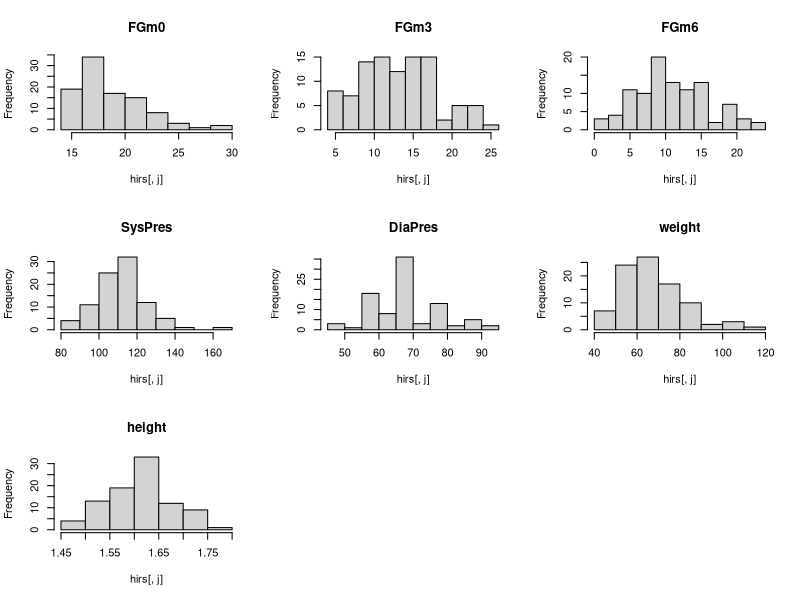
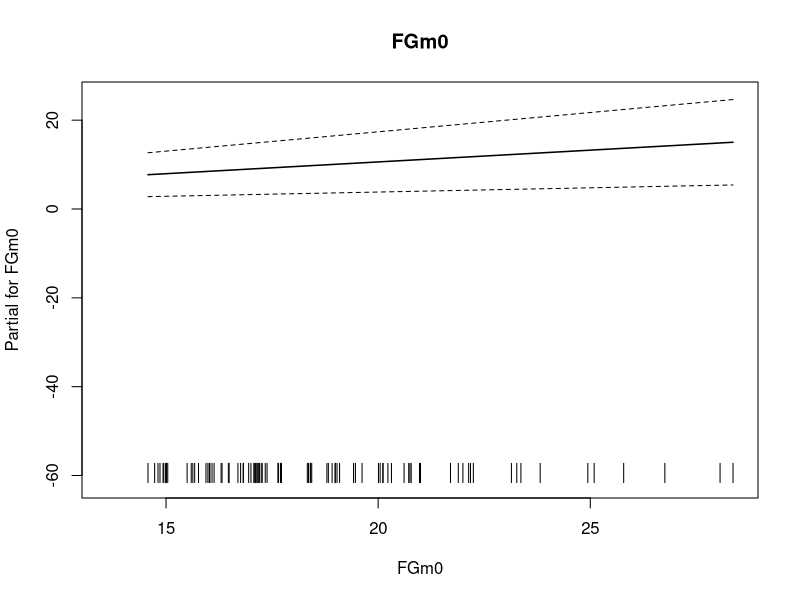
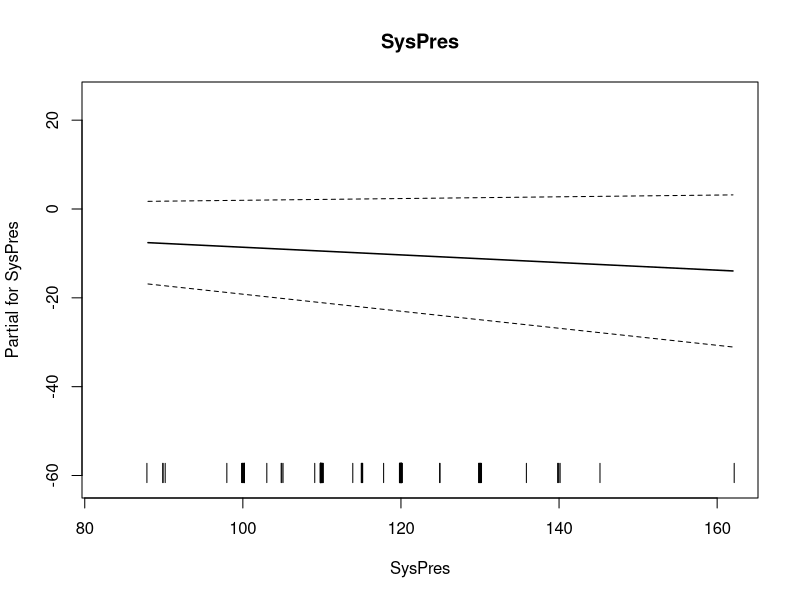
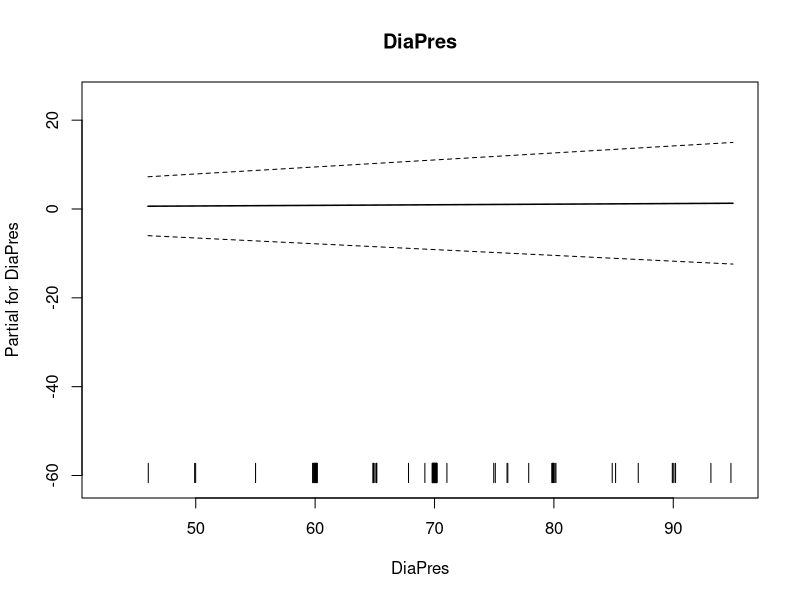
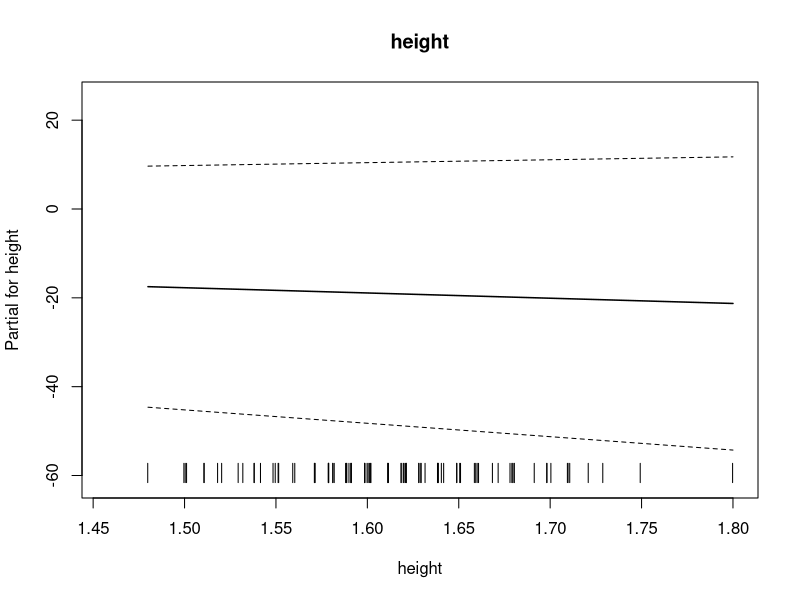
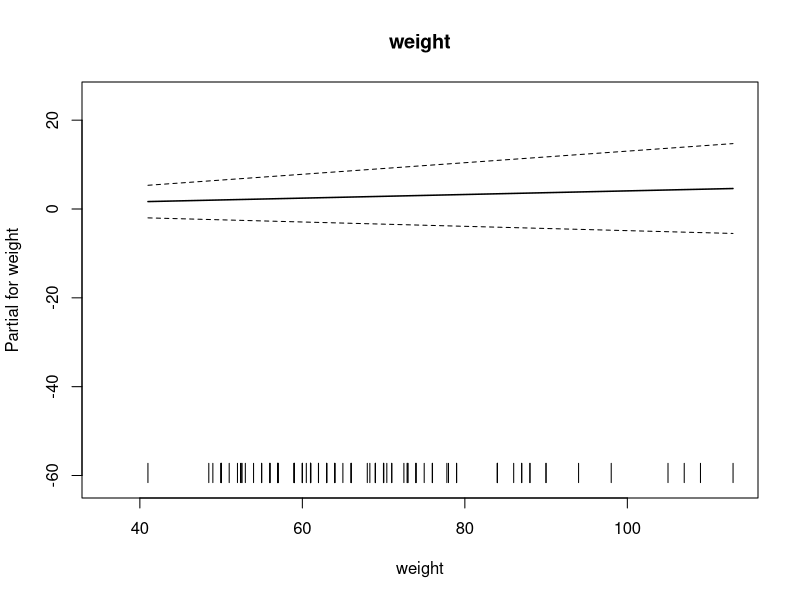
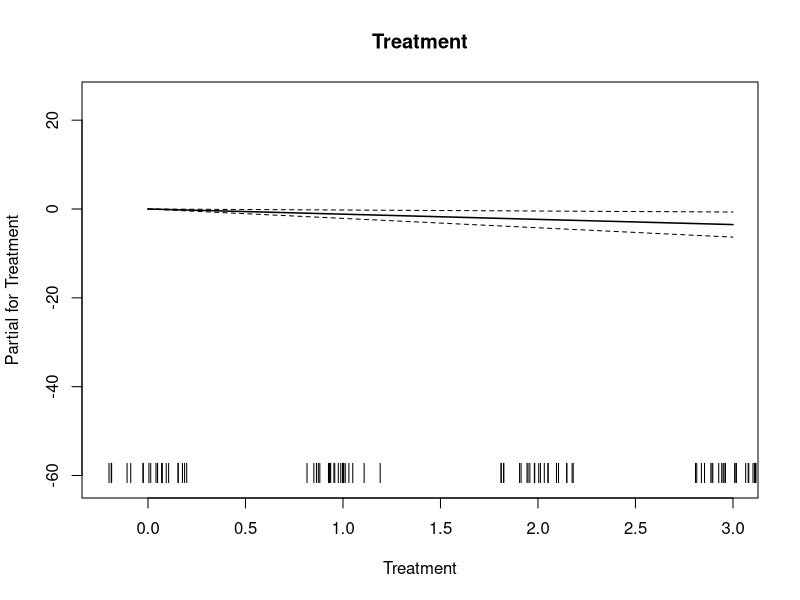
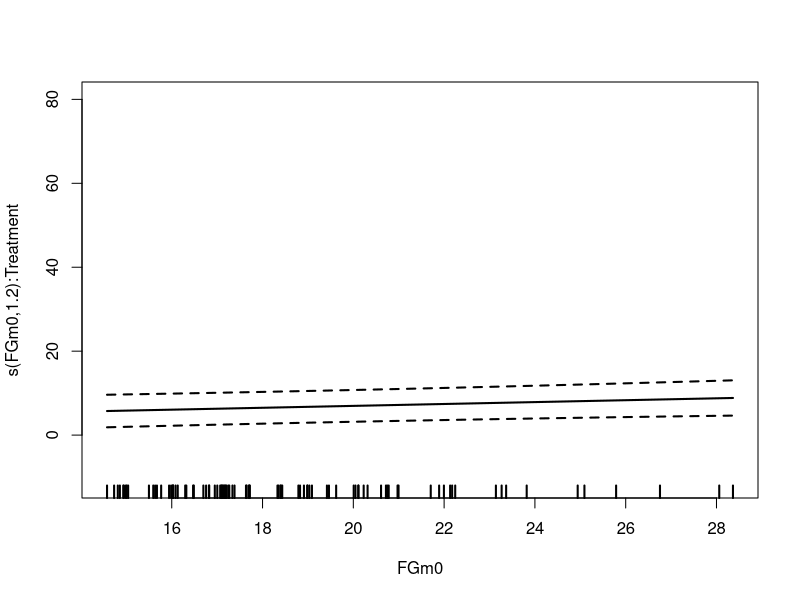

Recreate these plots in R, in order. (Note: this script raises an error after producing the figures.)
## ---- chunk 1
knitr::opts_chunk$set(echo = TRUE)
## ---- chunk 2
library(sm)
library(mgcv)
## ---- chunk 3
hirs <- read.table("hirsutism.dat",header=T, sep="\t",fill=TRUE)

#summary(hirs)
attach(hirs)
## ---- chunk 4
old.par<-par(mfrow=c(3,3))
for (j in 2:9) if (j != 5) hist(hirs[,j],main=names(hirs)[j])
par(old.par)
## ---- chunk 5
apply(hirs[,-c(1,5)],2,sd, na.rm = T) # sd: standard deviation
## ---- chunk 6
apply(hirs[,-c(1,5)],2,function(x){diff(range(x, na.rm = T))})
## ---- chunk 7
#plot(gam_1,residuals=TRUE, shade=TRUE, cex=2, lwd=2)
## ---- chunk 8
#vis.gam(gam_1, view=c("FGm0","weight"), plot.type = "persp")
## ---- chunk 9
#vis.gam(gam_1, view=c("height","weight"), plot.type = "persp")
## ---- chunk 10
#gam.check(gam_1)
## ---- chunk 11
# multiple linear regression
gam_0.1 <- gam(FGm12 ~ FGm0 + SysPres + DiaPres + height + weight + Treatment)
summary(gam_0.1)
## ---- chunk 12
plot(gam_0.1, all.terms=TRUE)
## ---- chunk 13
# generative additive model
gam_1.1 <- gam(FGm12 ~ s(FGm0, by=Treatment) + s(SysPres, by=Treatment) + s(DiaPres, by=Treatment) + s(height, by=Treatment) + s(weight, by=Treatment))
summary(gam_1.1)
## ---- chunk 14
plot(gam_1.1,residuals=TRUE, shade=TRUE, shade.col="lightblue", seWithMean=TRUE, cex=3, lwd=2, shift= coef(gam_1.1)[1])
## ---- chunk 15
gam.check(gam_1.1)
## ---- chunk 16
gam_1.2 <- gam(FGm12 ~ s(FGm0) + s(SysPres) + s(DiaPres) + s(height) + s(weight), data=hirs)
summary(gam_1.2)
## ---- chunk 17
plot(gam_1.2,residuals=TRUE, shade=TRUE, shade.col="lightblue", seWithMean=TRUE, cex=3, lwd=2, shift= coef(gam_1.1)[1])
## ---- chunk 18
gam.check(gam_1.2)
## ---- chunk 19
# Generalized nonparametric multiple regression model
gam_2.1 <- gam(FGm12 ~ te(FGm0, weight)) # SysPres, DiaPres, height, Treatment)
summary(gam_2.1)
## ---- chunk 20
plot(gam_2.1,residuals=TRUE, shade=TRUE, shade.col="lightblue", seWithMean=TRUE, cex=3, lwd=2, shift= coef(gam_2.1)[1])
## ---- chunk 21
gam.check(gam_2.1)
## ---- chunk 22
# semiparametric model - FGmO
gam_3.1 <- gam(FGm12 ~ FGm0 + s(SysPres, by=Treatment) + s(DiaPres, by=Treatment) + s(height, by=Treatment) + s(weight, by=Treatment))
summary(gam_3.1)
## ---- chunk 23
plot(gam_3.1,residuals=TRUE, shade=TRUE, shade.col="lightblue", seWithMean=TRUE, cex=3, lwd=2, shift= coef(gam_3.1)[1])
## ---- chunk 24
gam.check(gam_3.1)
## ---- chunk 25
# semiparametric model - FGmO
gam_3.2 <- gam(FGm12 ~ FGm0 + s(SysPres) + s(DiaPres) + s(height) + s(weight))
summary(gam_3.2)
## ---- chunk 26
plot(gam_3.2,residuals=TRUE, shade=TRUE, shade.col="lightblue", seWithMean=TRUE, cex=3, lwd=2, shift= coef(gam_3.2)[1])
## ---- chunk 27
gam.check(gam_3.2)
## ---- chunk 28
# semiparametric model - SysPres (low df at model 0)
gam_4.1 <- gam(FGm12 ~ s(FGm0, by=Treatment) + SysPres + s(DiaPres, by=Treatment) + s(height, by=Treatment) + s(weight, by=Treatment))
summary(gam_4.1)
## ---- chunk 29
plot(gam_4.1,residuals=TRUE, shade=TRUE, shade.col="lightblue", seWithMean=TRUE, cex=3, lwd=2, shift= coef(gam_4.1)[1])
## ---- chunk 30
gam.check(gam_4.1)
## ---- chunk 31
gam_4.2 <- gam(FGm12 ~ s(FGm0) + SysPres + s(DiaPres) + s(height) + s(weight))
summary(gam_4.2)
## ---- chunk 32
plot(gam_4.2,residuals=TRUE, shade=TRUE, shade.col="lightblue", seWithMean=TRUE, cex=3, lwd=2, shift= coef(gam_4.1)[1])
## ---- chunk 33
gam.check(gam_4.2)
## ---- chunk 34
# semiparametric model - FGmO + SysPres
gam_5.1 <- gam(FGm12 ~ FGm0 + SysPres + s(DiaPres, by=Treatment) + s(height, by=Treatment) + s(weight, by=Treatment))
summary(gam_5.1)
## ---- chunk 35
plot(gam_5.1,residuals=TRUE, shade=TRUE, shade.col="lightblue", seWithMean=TRUE, cex=3, lwd=2, shift= coef(gam_5.1)[1])
## ---- chunk 36
gam.check(gam_5.1)
## ---- chunk 37
# semiparametric model - FGmO + SysPres
gam_5.2 <- gam(FGm12 ~ FGm0 + SysPres + s(DiaPres) + s(height) + s(weight))
summary(gam_5.2)
## ---- chunk 38
plot(gam_5.2,residuals=TRUE, shade=TRUE, shade.col="lightblue", seWithMean=TRUE, cex=3, lwd=2, shift= coef(gam_5.2)[1])
## ---- chunk 39
gam.check(gam_5.2)
## ---- chunk 40
plot(gam_1, residuals = TRUE,
     shade=TRUE, cex=2, lwd=2, 
     shift = gam_1$coefficients[1],
     seWithMean=TRUE,
     main=paste("Equiv. no. params.=",
                round(sum(gam_1$edf),2)))
## ---- chunk 41
vis.gam(gam_1,view=c("FGm0","Treatment"),
        theta = 40, phi = 40, r = sqrt(3), d = 1,)
## ---- chunk 42
anova(gam_0.1,gam_1.1,test="F")
## ---- chunk 43
anova(gam_0.1,gam_1.2,test="F")
## ---- chunk 44
anova(gam_1.2,gam_1.1,test="F")
## ---- chunk 45
anova(gam_2.1,gam_1.1,test="F")
## ---- chunk 46
anova(gam_4.1,gam_4.2,test="F")
## ---- chunk 47
anova(gam_4.1,gam_1.1,test="F")
## ---- chunk 48
anova(gam_5.1,gam_5.2,test="F")
## ---- chunk 49
anova(gam_5.1,gam_1.1,test="F")
## ---- chunk 50
anova(gam_1, gam_2)
## ---- chunk 51
anova(gam_1, gam_3)
